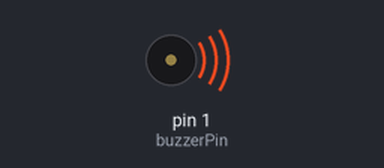
Simulated run of this sketch. Board: Arduino Uno, built with avr-gcc and run on an emulated ATmega328P. Parts: buzzer (waves = sounding).

Above: at 1.8 s.
At 7.4 s:
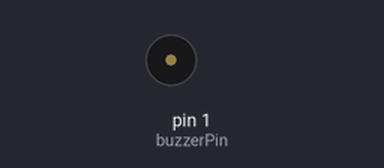
Timing chart, 0 to 8.9 s (numbered marks = the images above):
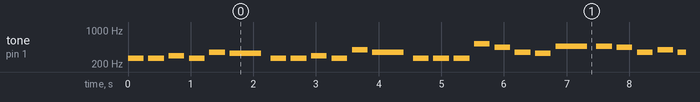

The sketch:

HAPPY_BIRTHDAY_BUZZER_TONE.ino
```cpp
//MADE BY SUMIT
int buzzerPin = 1;
int melody[] = {
  262, 262, 294, 262, 349, 330, // Happy Birthday to You
  262, 262, 294, 262, 392, 349, // Happy Birthday to You
  262, 262, 262, 523, 440, 349, 330, 466, 466, 440, 349, 392, 349, // Happy Birthday Dear [Name]
  523, 523, 466, 440, 349, 392, 349 // Happy Birthday to You
};
int noteDurations[] = {
  4, 4, 4, 4, 4, 2, // Happy Birthday to You
  4, 4, 4, 4, 4, 2, // Happy Birthday to You
  4, 4, 4, 4, 4, 4, 4, 2, 4, 4, 4, 4, 4, // Happy Birthday Dear [Name]
  4, 4, 4, 4, 4, 4, 2 // Happy Birthday to You
};

void setup() {

}

void loop() {
  // Iterate over each note in the melody
  for (int i = 0; i < sizeof(melody) / sizeof(melody[0]); i++) {
    int noteDuration = 1000 / noteDurations[i];
    tone(buzzerPin, melody[i], noteDuration);
    delay(noteDuration * 1.30); // Adjust the note duration to add a pause between notes
  }

  // Add a delay after playing the melody
  delay(2000);
}
```

Measured:
- by itself, tone on pin 1 (buzzerPin): plays 262 Hz for 0.25 s, 262 Hz for 0.25 s, 294 Hz for 0.25 s, 262 Hz for 0.25 s, 349 Hz for 0.25 s, 330 Hz for 0.50 s … (307 notes in this stretch)
